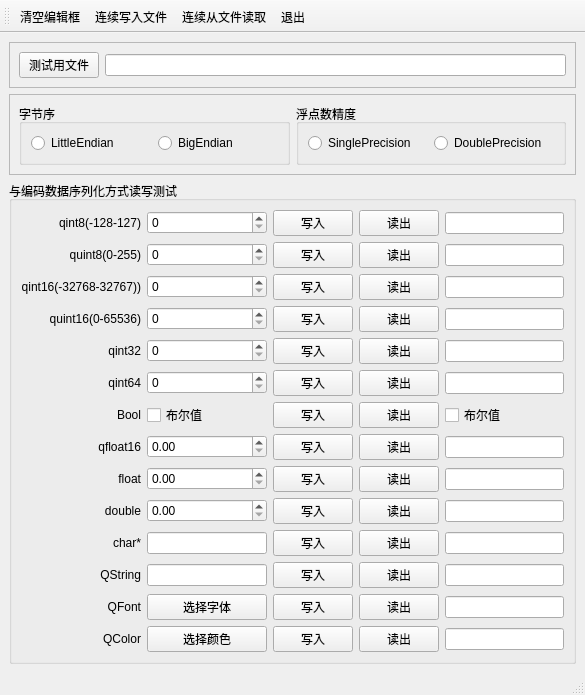
<?xml version="1.0" encoding="UTF-8"?>
<ui version="4.0">
 <class>MainWindow</class>
 <widget class="QMainWindow" name="MainWindow">
  <property name="geometry">
   <rect>
    <x>0</x>
    <y>0</y>
    <width>585</width>
    <height>659</height>
   </rect>
  </property>
  <property name="windowTitle">
   <string>MainWindow</string>
  </property>
  <widget class="QWidget" name="centralwidget">
   <layout class="QVBoxLayout" name="verticalLayout">
    <item>
     <widget class="QFrame" name="frame_2">
      <property name="frameShape">
       <enum>QFrame::StyledPanel</enum>
      </property>
      <property name="frameShadow">
       <enum>QFrame::Raised</enum>
      </property>
      <layout class="QHBoxLayout" name="horizontalLayout_4">
       <item>
        <widget class="QPushButton" name="pushButton_31">
         <property name="text">
          <string>测试用文件</string>
         </property>
        </widget>
       </item>
       <item>
        <widget class="QLineEdit" name="lineEdit"/>
       </item>
      </layout>
     </widget>
    </item>
    <item>
     <widget class="QFrame" name="frame">
      <property name="frameShape">
       <enum>QFrame::StyledPanel</enum>
      </property>
      <property name="frameShadow">
       <enum>QFrame::Raised</enum>
      </property>
      <layout class="QHBoxLayout" name="horizontalLayout_3">
       <item>
        <widget class="QGroupBox" name="groupBox">
         <property name="title">
          <string>字节序</string>
         </property>
         <layout class="QHBoxLayout" name="horizontalLayout_2">
          <item>
           <widget class="QRadioButton" name="rbt_byte_order_littleEndian">
            <property name="text">
             <string>LittleEndian</string>
            </property>
           </widget>
          </item>
          <item>
           <widget class="QRadioButton" name="rbt_byt_order_bigEndian">
            <property name="text">
             <string>BigEndian</string>
            </property>
           </widget>
          </item>
         </layout>
        </widget>
       </item>
       <item>
        <widget class="QGroupBox" name="groupBox_2">
         <property name="title">
          <string>浮点数精度</string>
         </property>
         <layout class="QHBoxLayout" name="horizontalLayout">
          <item>
           <widget class="QRadioButton" name="rbt_float_precision">
            <property name="text">
             <string>SinglePrecision</string>
            </property>
           </widget>
          </item>
          <item>
           <widget class="QRadioButton" name="rbt_double_precision">
            <property name="text">
             <string>DoublePrecision</string>
            </property>
           </widget>
          </item>
         </layout>
        </widget>
       </item>
      </layout>
     </widget>
    </item>
    <item>
     <widget class="QGroupBox" name="groupBox_3">
      <property name="title">
       <string>与编码数据序列化方式读写测试</string>
      </property>
      <layout class="QGridLayout" name="gridLayout">
       <item row="7" column="2">
        <widget class="QPushButton" name="pushButton_20">
         <property name="text">
          <string>写入</string>
         </property>
        </widget>
       </item>
       <item row="3" column="3">
        <widget class="QPushButton" name="pushButton_8">
         <property name="text">
          <string>读出</string>
         </property>
        </widget>
       </item>
       <item row="8" column="0">
        <widget class="QLabel" name="label_13">
         <property name="text">
          <string>float</string>
         </property>
         <property name="alignment">
          <set>Qt::AlignRight|Qt::AlignTrailing|Qt::AlignVCenter</set>
         </property>
        </widget>
       </item>
       <item row="7" column="0">
        <widget class="QLabel" name="label_14">
         <property name="contextMenuPolicy">
          <enum>Qt::CustomContextMenu</enum>
         </property>
         <property name="text">
          <string>qfloat16</string>
         </property>
         <property name="alignment">
          <set>Qt::AlignRight|Qt::AlignTrailing|Qt::AlignVCenter</set>
         </property>
        </widget>
       </item>
       <item row="0" column="4">
        <widget class="QLineEdit" name="lineEdit_2"/>
       </item>
       <item row="2" column="0">
        <widget class="QLabel" name="label_4">
         <property name="text">
          <string>qint16(-32768-32767))</string>
         </property>
         <property name="alignment">
          <set>Qt::AlignRight|Qt::AlignTrailing|Qt::AlignVCenter</set>
         </property>
        </widget>
       </item>
       <item row="2" column="1">
        <widget class="QSpinBox" name="spinBox_3"/>
       </item>
       <item row="9" column="0">
        <widget class="QLabel" name="label_10">
         <property name="text">
          <string>double</string>
         </property>
         <property name="alignment">
          <set>Qt::AlignRight|Qt::AlignTrailing|Qt::AlignVCenter</set>
         </property>
        </widget>
       </item>
       <item row="11" column="1">
        <widget class="QLineEdit" name="lineEdit_15"/>
       </item>
       <item row="6" column="0">
        <widget class="QLabel" name="label_8">
         <property name="contextMenuPolicy">
          <enum>Qt::CustomContextMenu</enum>
         </property>
         <property name="text">
          <string>Bool</string>
         </property>
         <property name="alignment">
          <set>Qt::AlignRight|Qt::AlignTrailing|Qt::AlignVCenter</set>
         </property>
        </widget>
       </item>
       <item row="12" column="0">
        <widget class="QLabel" name="label_12">
         <property name="text">
          <string>QFont</string>
         </property>
         <property name="alignment">
          <set>Qt::AlignRight|Qt::AlignTrailing|Qt::AlignVCenter</set>
         </property>
        </widget>
       </item>
       <item row="12" column="4">
        <widget class="QLineEdit" name="lineEdit_11"/>
       </item>
       <item row="5" column="4">
        <widget class="QLineEdit" name="lineEdit_7"/>
       </item>
       <item row="0" column="3">
        <widget class="QPushButton" name="pushButton_2">
         <property name="text">
          <string>读出</string>
         </property>
        </widget>
       </item>
       <item row="1" column="4">
        <widget class="QLineEdit" name="lineEdit_3"/>
       </item>
       <item row="6" column="1">
        <widget class="QCheckBox" name="checkBox">
         <property name="text">
          <string>布尔值</string>
         </property>
        </widget>
       </item>
       <item row="5" column="0">
        <widget class="QLabel" name="label_7">
         <property name="text">
          <string>qint64</string>
         </property>
         <property name="alignment">
          <set>Qt::AlignRight|Qt::AlignTrailing|Qt::AlignVCenter</set>
         </property>
        </widget>
       </item>
       <item row="12" column="3">
        <widget class="QPushButton" name="pushButton_28">
         <property name="text">
          <string>读出</string>
         </property>
        </widget>
       </item>
       <item row="2" column="4">
        <widget class="QLineEdit" name="lineEdit_4"/>
       </item>
       <item row="8" column="1">
        <widget class="QDoubleSpinBox" name="doubleSpinBox_12"/>
       </item>
       <item row="8" column="2">
        <widget class="QPushButton" name="pushButton_21">
         <property name="text">
          <string>写入</string>
         </property>
        </widget>
       </item>
       <item row="10" column="4">
        <widget class="QLineEdit" name="lineEdit_10"/>
       </item>
       <item row="6" column="3">
        <widget class="QPushButton" name="pushButton_13">
         <property name="text">
          <string>读出</string>
         </property>
        </widget>
       </item>
       <item row="0" column="1">
        <widget class="QSpinBox" name="spinBox"/>
       </item>
       <item row="5" column="1">
        <widget class="QSpinBox" name="spinBox_6"/>
       </item>
       <item row="5" column="3">
        <widget class="QPushButton" name="pushButton_12">
         <property name="text">
          <string>读出</string>
         </property>
        </widget>
       </item>
       <item row="8" column="3">
        <widget class="QPushButton" name="pushButton_24">
         <property name="text">
          <string>读出</string>
         </property>
        </widget>
       </item>
       <item row="13" column="2">
        <widget class="QPushButton" name="pushButton_16">
         <property name="text">
          <string>写入</string>
         </property>
        </widget>
       </item>
       <item row="9" column="4">
        <widget class="QLineEdit" name="lineEdit_8"/>
       </item>
       <item row="3" column="4">
        <widget class="QLineEdit" name="lineEdit_5"/>
       </item>
       <item row="6" column="2">
        <widget class="QPushButton" name="pushButton_14">
         <property name="text">
          <string>写入</string>
         </property>
        </widget>
       </item>
       <item row="11" column="2">
        <widget class="QPushButton" name="pushButton_18">
         <property name="text">
          <string>写入</string>
         </property>
        </widget>
       </item>
       <item row="0" column="0">
        <widget class="QLabel" name="label_2">
         <property name="contextMenuPolicy">
          <enum>Qt::CustomContextMenu</enum>
         </property>
         <property name="text">
          <string>qint8(-128-127)</string>
         </property>
         <property name="alignment">
          <set>Qt::AlignRight|Qt::AlignTrailing|Qt::AlignVCenter</set>
         </property>
        </widget>
       </item>
       <item row="11" column="3">
        <widget class="QPushButton" name="pushButton_23">
         <property name="text">
          <string>读出</string>
         </property>
        </widget>
       </item>
       <item row="10" column="1">
        <widget class="QLineEdit" name="lineEdit_14"/>
       </item>
       <item row="1" column="0">
        <widget class="QLabel" name="label_3">
         <property name="text">
          <string>quint8(0-255)</string>
         </property>
         <property name="alignment">
          <set>Qt::AlignRight|Qt::AlignTrailing|Qt::AlignVCenter</set>
         </property>
        </widget>
       </item>
       <item row="7" column="4">
        <widget class="QLineEdit" name="lineEdit_12"/>
       </item>
       <item row="4" column="2">
        <widget class="QPushButton" name="pushButton_9">
         <property name="text">
          <string>写入</string>
         </property>
        </widget>
       </item>
       <item row="10" column="3">
        <widget class="QPushButton" name="pushButton_27">
         <property name="text">
          <string>读出</string>
         </property>
        </widget>
       </item>
       <item row="0" column="2">
        <widget class="QPushButton" name="pushButton">
         <property name="text">
          <string>写入</string>
         </property>
        </widget>
       </item>
       <item row="3" column="2">
        <widget class="QPushButton" name="pushButton_7">
         <property name="text">
          <string>写入</string>
         </property>
        </widget>
       </item>
       <item row="1" column="1">
        <widget class="QSpinBox" name="spinBox_2"/>
       </item>
       <item row="3" column="1">
        <widget class="QSpinBox" name="spinBox_4"/>
       </item>
       <item row="1" column="2">
        <widget class="QPushButton" name="pushButton_3">
         <property name="text">
          <string>写入</string>
         </property>
        </widget>
       </item>
       <item row="10" column="0">
        <widget class="QLabel" name="label_9">
         <property name="text">
          <string>char*</string>
         </property>
         <property name="alignment">
          <set>Qt::AlignRight|Qt::AlignTrailing|Qt::AlignVCenter</set>
         </property>
        </widget>
       </item>
       <item row="5" column="2">
        <widget class="QPushButton" name="pushButton_11">
         <property name="text">
          <string>写入</string>
         </property>
        </widget>
       </item>
       <item row="8" column="4">
        <widget class="QLineEdit" name="lineEdit_9"/>
       </item>
       <item row="9" column="1">
        <widget class="QDoubleSpinBox" name="doubleSpinBox_11"/>
       </item>
       <item row="6" column="4">
        <widget class="QCheckBox" name="checkBox_2">
         <property name="text">
          <string>布尔值</string>
         </property>
        </widget>
       </item>
       <item row="13" column="3">
        <widget class="QPushButton" name="pushButton_17">
         <property name="text">
          <string>读出</string>
         </property>
        </widget>
       </item>
       <item row="7" column="1">
        <widget class="QDoubleSpinBox" name="doubleSpinBox_9"/>
       </item>
       <item row="13" column="0">
        <widget class="QLabel" name="label_11">
         <property name="contextMenuPolicy">
          <enum>Qt::CustomContextMenu</enum>
         </property>
         <property name="text">
          <string>QColor</string>
         </property>
         <property name="alignment">
          <set>Qt::AlignRight|Qt::AlignTrailing|Qt::AlignVCenter</set>
         </property>
        </widget>
       </item>
       <item row="9" column="3">
        <widget class="QPushButton" name="pushButton_15">
         <property name="text">
          <string>读出</string>
         </property>
        </widget>
       </item>
       <item row="11" column="4">
        <widget class="QLineEdit" name="lineEdit_13"/>
       </item>
       <item row="1" column="3">
        <widget class="QPushButton" name="pushButton_4">
         <property name="text">
          <string>读出</string>
         </property>
        </widget>
       </item>
       <item row="2" column="3">
        <widget class="QPushButton" name="pushButton_6">
         <property name="text">
          <string>读出</string>
         </property>
        </widget>
       </item>
       <item row="4" column="4">
        <widget class="QLineEdit" name="lineEdit_6"/>
       </item>
       <item row="3" column="0">
        <widget class="QLabel" name="label_5">
         <property name="text">
          <string>quint16(0-65536)</string>
         </property>
         <property name="alignment">
          <set>Qt::AlignRight|Qt::AlignTrailing|Qt::AlignVCenter</set>
         </property>
        </widget>
       </item>
       <item row="12" column="2">
        <widget class="QPushButton" name="pushButton_26">
         <property name="text">
          <string>写入</string>
         </property>
        </widget>
       </item>
       <item row="4" column="3">
        <widget class="QPushButton" name="pushButton_10">
         <property name="text">
          <string>读出</string>
         </property>
        </widget>
       </item>
       <item row="9" column="2">
        <widget class="QPushButton" name="pushButton_22">
         <property name="text">
          <string>写入</string>
         </property>
        </widget>
       </item>
       <item row="4" column="1">
        <widget class="QSpinBox" name="spinBox_5"/>
       </item>
       <item row="4" column="0">
        <widget class="QLabel" name="label_6">
         <property name="text">
          <string>qint32</string>
         </property>
         <property name="alignment">
          <set>Qt::AlignRight|Qt::AlignTrailing|Qt::AlignVCenter</set>
         </property>
        </widget>
       </item>
       <item row="7" column="3">
        <widget class="QPushButton" name="pushButton_19">
         <property name="text">
          <string>读出</string>
         </property>
        </widget>
       </item>
       <item row="2" column="2">
        <widget class="QPushButton" name="pushButton_5">
         <property name="text">
          <string>写入</string>
         </property>
        </widget>
       </item>
       <item row="11" column="0">
        <widget class="QLabel" name="label_15">
         <property name="text">
          <string>QString</string>
         </property>
         <property name="alignment">
          <set>Qt::AlignRight|Qt::AlignTrailing|Qt::AlignVCenter</set>
         </property>
        </widget>
       </item>
       <item row="10" column="2">
        <widget class="QPushButton" name="pushButton_25">
         <property name="text">
          <string>写入</string>
         </property>
        </widget>
       </item>
       <item row="12" column="1">
        <widget class="QPushButton" name="pushButton_29">
         <property name="text">
          <string>选择字体</string>
         </property>
        </widget>
       </item>
       <item row="13" column="1">
        <widget class="QPushButton" name="pushButton_30">
         <property name="text">
          <string>选择颜色</string>
         </property>
        </widget>
       </item>
       <item row="13" column="4">
        <widget class="QLineEdit" name="lineEdit_16"/>
       </item>
      </layout>
     </widget>
    </item>
   </layout>
  </widget>
  <widget class="QStatusBar" name="statusbar"/>
  <widget class="QToolBar" name="toolBar">
   <property name="windowTitle">
    <string>toolBar</string>
   </property>
   <attribute name="toolBarArea">
    <enum>TopToolBarArea</enum>
   </attribute>
   <attribute name="toolBarBreak">
    <bool>false</bool>
   </attribute>
   <addaction name="act_clear_edit_widget"/>
   <addaction name="act_write_file_continuous"/>
   <addaction name="act_read_file__continuous"/>
   <addaction name="act_exit"/>
  </widget>
  <action name="act_clear_edit_widget">
   <property name="text">
    <string>清空编辑框</string>
   </property>
   <property name="menuRole">
    <enum>QAction::NoRole</enum>
   </property>
  </action>
  <action name="act_write_file_continuous">
   <property name="text">
    <string>连续写入文件</string>
   </property>
   <property name="menuRole">
    <enum>QAction::NoRole</enum>
   </property>
  </action>
  <action name="act_read_file__continuous">
   <property name="text">
    <string>连续从文件读取</string>
   </property>
   <property name="menuRole">
    <enum>QAction::NoRole</enum>
   </property>
  </action>
  <action name="act_exit">
   <property name="text">
    <string>退出</string>
   </property>
   <property name="menuRole">
    <enum>QAction::NoRole</enum>
   </property>
  </action>
 </widget>
 <resources/>
 <connections/>
</ui>
